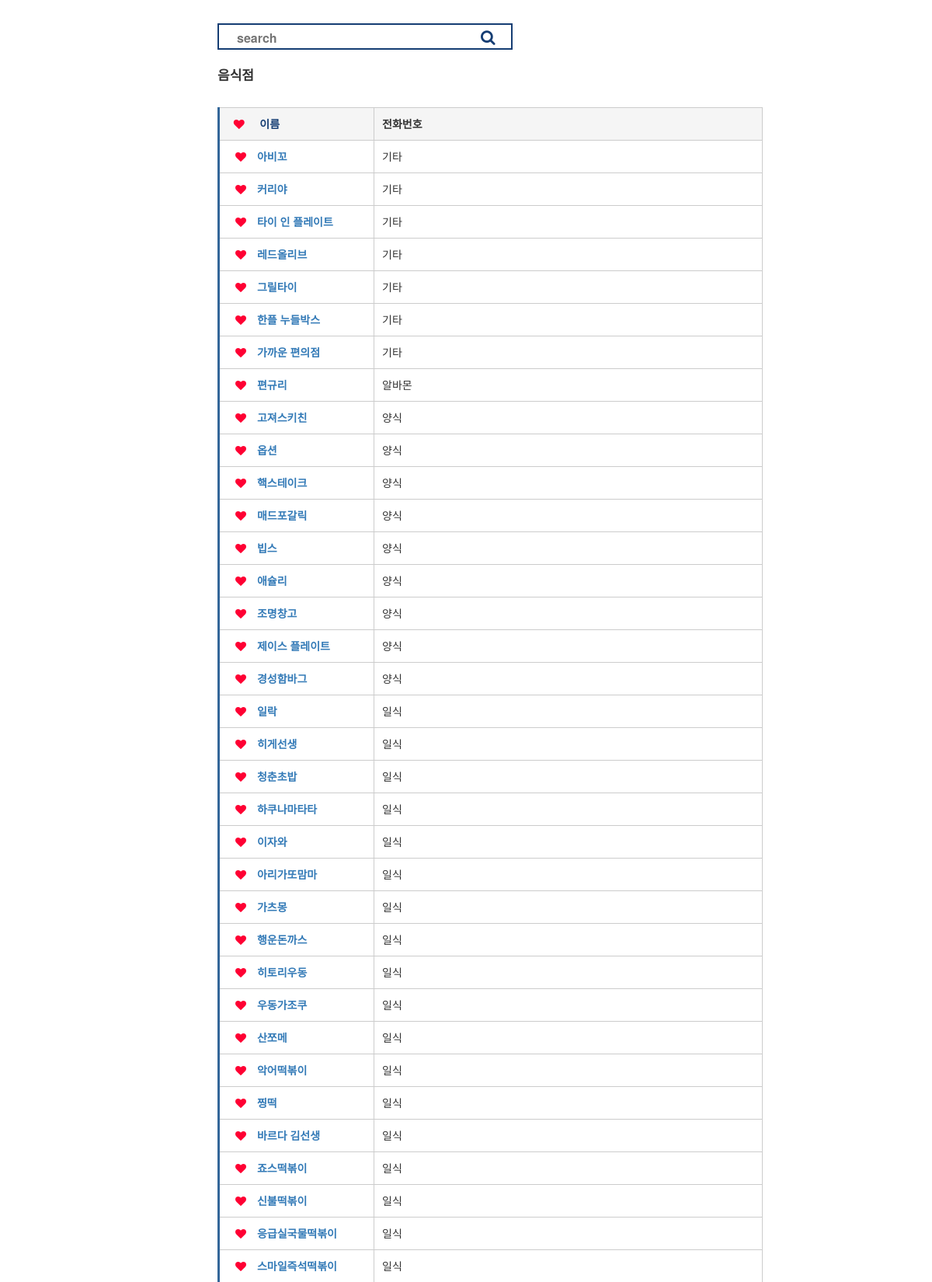
The app's page /choice (upper part) with its own data.
### pickLunch.py (models this page shows, shortened)
class STORE(db.Model):
   name=db.Column(db.String(100),primary_key=True, nullable=False, default='')
   number=db.Column(db.String(100), nullable=True, default='')
   address=db.Column(db.String(100), nullable=True, default='')
   category=db.Column(db.String(100), nullable=True, default='')
   choice=db.Column(db.String(100), nullable=True, default='X')
   delivery=db.Column(db.String(100), nullable=True, default='X')

### pickLunch.py (the view)
@app.route('/choice')
def show_choice():
 return render_template('choice.html',CHOICE=STORE.query.filter_by(choice='O').order_by('category').all())

### templates/choice.html (shortened to what this page needs)
<!doctype html>
<html lang="kr">
   <head>
<link rel="stylesheet" href="http://netdna.bootstrapcdn.com/font-awesome/4.3.0/css/font-awesome.min.css" />
<link rel="stylesheet" href="http://maxcdn.bootstrapcdn.com/bootstrap/3.3.7/css/bootstrap.min.css" />
<link rel="stylesheet" href="{{ url_for('static', filename='css/main.css')}}"/>
<link rel="stylesheet" href="https://maxcdn.bootstrapcdn.com/font-awesome/4.7.0/css/font-awesome.min.css" />
</head>
<body>
<main>
   <div>
       <span>
      <form class="search-bar" action="/search" method="POST">
         <input type='text' name='string' class='input_text' placeholder='search'>
         <a type="submit" class="fa fa-search" style = "color:#153d73; font-size: 20px"></a>
      </form>
</span>
        <table class="contact_list">
        <thead><p style="font-weight: bold; font-size: 17px; margin-left: 30px; margin-top: 20px">음식점</p>
        </thead>
        <tbody>
          <tr>
              <th scop="row" style="background: #f5f5f5">&nbsp;&nbsp;<i class="fa fa-heart" style="color:#ff0033"></i>&nbsp;&nbsp;&nbsp;&nbsp;&nbsp;이름</th>
              <td style="background:#f5f5f5;font-weight: bold">전화번호</td> </tr>
              {%- for i in CHOICE %}
              <th scope="row">
             <a href="/choice"  title = "{{i.choice}}" class="fa fa-heart-o" style="color :#ff0033" name="favoriticon"> </a>
              <a href = "#{{i.name}}" class="btn-example" onclick="layer_open('{{i.name}}'); return false;" > {{i.name }}</a>
              </th>
              <td>{{ i.category }}</td>
       {%- endfor %}
       </tbody>
      </table>
   </div>
</main>
</body>
</html>

### static/css/main.css (style rules this page uses)
input[type="checkbox"]:checked ~ main { left: 250px; }
main { position: absolute; transition: all 0.15s ease-in-out; top: 0; left: 50px; }
table.contact_list { border-collapse: collapse; text-align: left; line-height: 1.5; border-top: 1px solid #ccc; border-left: 3px solid #369; margin : 30px 30px; }
table.contact_list th { width: 200px; padding: 10px; margin-left: 30px font-weight: bold; vertical-align: top; color: #153d73; border-right: 1px solid #ccc; border-bottom: 1px solid #ccc; }
table.contact_list td { width: 500px; padding: 10px; vertical-align: top; border-right: 1px solid #ccc; border-bottom: 1px solid #ccc; }
* { margin: 0; padding: 0; }
body { margin: 100px; }
div form.search-bar { display: inline-block; width: 380px; height: 34px; border: 2px solid #153d73; background: white; margin-left: 30px; margin-top :30px; padding: 0 20px 5px; }
div form input { width: 300px; height: 21px; margin: 6px 0 0 3px; border: 0; line-height: 21px; font-weight: bold; font-size: 16px; outline: none; }

### templates/choice.html (style rules this page uses)
a { margin-left:10px; }
body { background: url('https://static.pexels.com/photos/28773/pexels-photo-28773.jpg') no-repeat center center fixed; -webkit-background-size: cover; -moz-background-size: cover; -o-background-size: cover; background-size: cover; }

### records on screen
STORE: name "아비꼬", category "기타"
STORE: name "커리야", category "기타"
STORE: name "타이 인 플레이트", category "기타"
STORE: name "레드올리브", category "기타"
STORE: name "그릴타이", category "기타"
STORE: name "한플 누들박스", category "기타"
STORE: name "가까운 편의점", category "기타"
STORE: name "편규리", category "알바몬"
STORE: name "고져스키친", category "양식"
STORE: name "옵션", category "양식"
STORE: name "핵스테이크", category "양식"
STORE: name "매드포갈릭", category "양식"
STORE: name "빕스", category "양식"
STORE: name "애슐리", category "양식"
STORE: name "조명창고", category "양식"
STORE: name "제이스 플레이트", category "양식"
STORE: name "경성함바그", category "양식"
STORE: name "일락", category "일식"
STORE: name "히게선생", category "일식"
STORE: name "청춘초밥", category "일식"
STORE: name "하쿠나마타타", category "일식"
STORE: name "이자와", category "일식"
STORE: name "아리가또맘마", category "일식"
STORE: name "가츠몽", category "일식"
STORE: name "행운돈까스", category "일식"
STORE: name "히토리우동", category "일식"
STORE: name "우동가조쿠", category "일식"
STORE: name "산쪼메", category "일식"
STORE: name "악어떡볶이", category "일식"
STORE: name "찡떡", category "일식"
STORE: name "바르다 김선생", category "일식"
STORE: name "죠스떡볶이", category "일식"
STORE: name "신불떡볶이", category "일식"
STORE: name "응급실국물떡볶이", category "일식"
STORE: name "스마일즉석떡볶이", category "일식"
